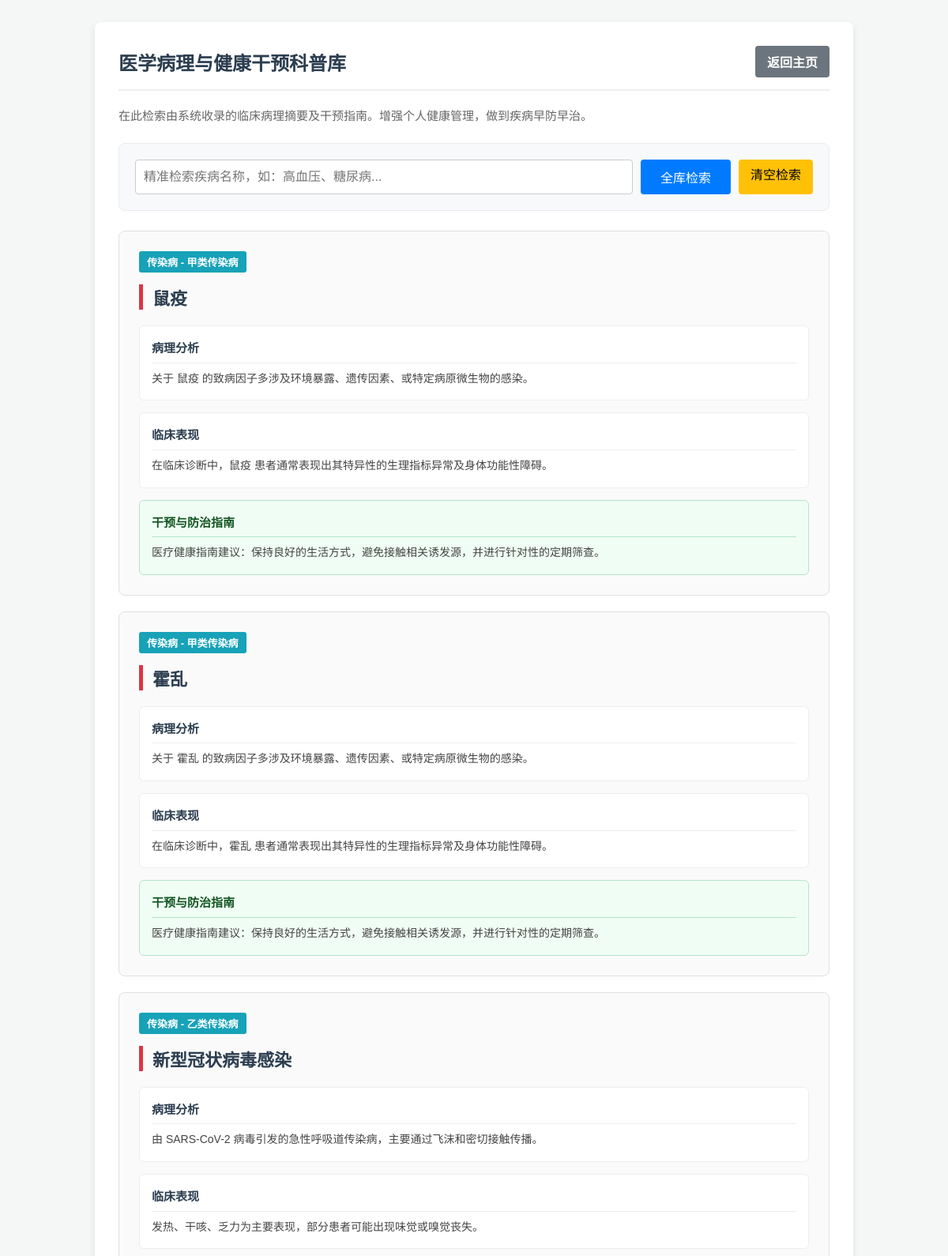
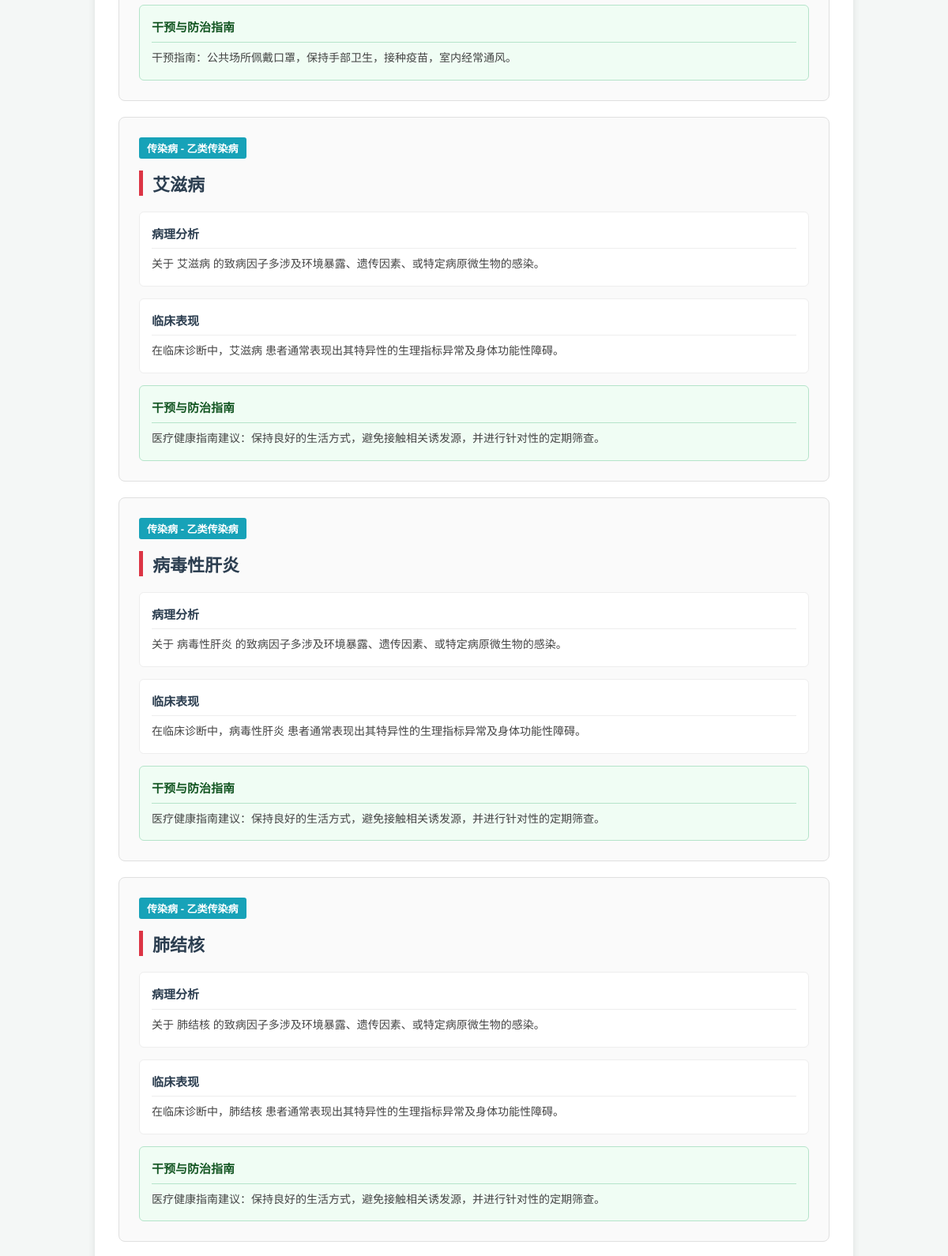
/disease_info (signed in, upper part), run on the app's committed database (2 pictures, top to bottom).
### models.py (models this page shows)
class DiseaseKnowledge(db.Model):
    id = db.Column(db.Integer, primary_key=True)
    category = db.Column(db.String(50), nullable=False)
    sub_category = db.Column(db.String(50), nullable=False)
    name = db.Column(db.String(100), nullable=False, unique=True)
    cause = db.Column(db.Text, nullable=True)
    symptoms = db.Column(db.Text, nullable=True)
    prevention = db.Column(db.Text, nullable=True)
    updated_at = db.Column(db.DateTime, default=datetime.utcnow, onupdate=datetime.utcnow)

### app.py (the view)
@app.route('/disease_info')
def disease_info():
    if 'user_id' not in session: return redirect(url_for('login'))
    user = db.session.get(User, session['user_id'])
    search_query = request.args.get('search', '')
    if search_query:
        diseases = db.session.query(DiseaseKnowledge).filter(DiseaseKnowledge.name.contains(search_query)).all()
    else:
        diseases = db.session.query(DiseaseKnowledge).all()
    return render_template('disease_info.html', user=user, diseases=diseases, search_query=search_query)

### app.py (called while the page is built, shortened)
@app.before_request
def enforce_readonly_lock():
    if request.method == 'POST' and 'user_id' in session:
        allowed_routes = ['logout', 'risk_assessment']
        if request.endpoint in allowed_routes:
            return None
        user = db.session.get(User, session['user_id'])
        if user and user.is_locked:
            flash('您的数据已被锁定，无法进行修改。')
            return redirect(request.referrer or url_for('user_dashboard'))

@app.context_processor
def inject_global_data():
    role = session.get('role')
    return dict()

### templates/disease_info.html (shortened to what this page needs)
<!DOCTYPE html>
<html lang="zh-CN">
<head>
</head>
<body>
<div class="container">
    <div class="header">
        <h2 style="margin: 0; color: #2c3e50;">医学病理与健康干预科普库</h2>
        <a href="/user_dashboard" class="btn-back">返回主页</a>
    </div>
    <p style="color: #666; font-size: 15px; margin-bottom: 25px;">
        在此检索由系统收录的临床病理摘要及干预指南。增强个人健康管理，做到疾病早防早治。
    </p>
    <form class="search-bar" method="GET" action="/disease_info">
        <input type="text" name="search" value="{{ search_query }}" placeholder="精准检索疾病名称，如：高血压、糖尿病...">
        <button type="submit">全库检索</button>
        <a href="/disease_info" style="padding: 10px 15px; background: #ffc107; color: black; border-radius: 4px; text-decoration: none; text-align:center; line-height: 20px;">清空检索</a>
    </form>
    {% if diseases %}
        <div class="list-layout">
            {% for d in diseases %}
            <div class="disease-card" id="{{ d.name }}">
                <div class="d-cat">{{ d.category }} - {{ d.sub_category }}</div>
                <h3 class="d-name">{{ d.name }}</h3>
                <div class="info-grid">
                    <div class="info-box">
                        <span class="info-title">病理分析</span>
                        {{ d.cause }}
                    </div>
                    <div class="info-box">
                        <span class="info-title">临床表现</span>
                        {{ d.symptoms }}
                    </div>
                    <div class="info-box" style="border-color: #b5e4ca; background: #f0fdf4;">
                        <span class="info-title" style="color: #155724; border-bottom-color: #b5e4ca;">干预与防治指南</span>
                        {{ d.prevention }}
                    </div>
                </div>
            </div>
            {% endfor %}
        </div>
    {% else %}
        <div style="text-align: center; padding: 50px; color: #999; border: 1px dashed #ccc; border-radius: 8px;">
            未检索到相关病理数据，您可以尝试更换医学名词。
        </div>
    {% endif %}
</div>
</body>
</html>

### templates/disease_info.html (style rules this page uses)
body { font-family: Arial, sans-serif; background-color: #f4f7f6; padding: 20px; display: flex; justify-content: center; }
.container { background: white; padding: 30px; border-radius: 8px; width: 900px; box-shadow: 0 4px 10px rgba(0,0,0,0.1); }
.header { display: flex; justify-content: space-between; align-items: center; border-bottom: 2px solid #eee; padding-bottom: 15px; margin-bottom: 20px; }
.btn-back { padding: 8px 15px; background-color: #6c757d; color: white; text-decoration: none; border-radius: 4px; font-weight: bold; }
.search-bar { background: #f8f9fa; padding: 20px; border-radius: 8px; margin-bottom: 25px; display: flex; gap: 10px; border: 1px solid #e9ecef; }
.search-bar input { flex-grow: 1; padding: 10px; border: 1px solid #ccc; border-radius: 4px; font-size: 16px; }
.search-bar button { padding: 10px 25px; background: #007bff; color: white; border: none; border-radius: 4px; cursor: pointer; font-size: 16px; }
.list-layout { display: flex; flex-direction: column; gap: 20px; }
.disease-card { border: 1px solid #e0e0e0; border-radius: 8px; padding: 25px; background: #fafafa; transition: box-shadow 0.2s; }
.d-cat { font-size: 13px; color: #fff; background: #17a2b8; padding: 4px 10px; border-radius: 3px; display: inline-block; margin-bottom: 15px; font-weight: bold; }
.d-name { margin: 0 0 20px 0; color: #2c3e50; font-size: 22px; border-left: 5px solid #dc3545; padding-left: 12px; }
.info-grid { display: grid; grid-template-columns: 1fr; gap: 15px; }
.info-box { font-size: 14px; line-height: 1.7; color: #444; background: white; padding: 15px; border-radius: 6px; border: 1px solid #eee; }
.info-title { font-weight: bold; color: #2c3e50; display: block; margin-bottom: 8px; font-size: 15px; border-bottom: 1px solid #eee; padding-bottom: 5px; }

### data on the page
DiseaseKnowledge: category "传染病", sub_category "甲类传染病", name "鼠疫", cause "关于 鼠疫 的致病因子多涉及环境暴露、遗传因素、或特定病原微生物的感染。", symptoms "在临床诊断中，鼠疫 患者通常表现出其特异性的生理指标异常及身体功能性障碍。", prevention "医疗健康指南建议：保持良好的生活方式，避免接触相关诱发源，并进行针对性的定期筛查。"
DiseaseKnowledge: category "传染病", sub_category "甲类传染病", name "霍乱", cause "关于 霍乱 的致病因子多涉及环境暴露、遗传因素、或特定病原微生物的感染。", symptoms "在临床诊断中，霍乱 患者通常表现出其特异性的生理指标异常及身体功能性障碍。", prevention "医疗健康指南建议：保持良好的生活方式，避免接触相关诱发源，并进行针对性的定期筛查。"
DiseaseKnowledge: category "传染病", sub_category "乙类传染病", name "新型冠状病毒感染", cause "由 SARS-CoV-2 病毒引发的急性呼吸道传染病，主要通过飞沫和密切接触传播。", symptoms "发热、干咳、乏力为主要表现，部分患者可能出现味觉或嗅觉丧失。", prevention "干预指南：公共场所佩戴口罩，保持手部卫生，接种疫苗，室内经常通风。"
DiseaseKnowledge: category "传染病", sub_category "乙类传染病", name "艾滋病", cause "关于 艾滋病 的致病因子多涉及环境暴露、遗传因素、或特定病原微生物的感染。", symptoms "在临床诊断中，艾滋病 患者通常表现出其特异性的生理指标异常及身体功能性障碍。", prevention "医疗健康指南建议：保持良好的生活方式，避免接触相关诱发源，并进行针对性的定期筛查。"
DiseaseKnowledge: category "传染病", sub_category "乙类传染病", name "病毒性肝炎", cause "关于 病毒性肝炎 的致病因子多涉及环境暴露、遗传因素、或特定病原微生物的感染。", symptoms "在临床诊断中，病毒性肝炎 患者通常表现出其特异性的生理指标异常及身体功能性障碍。", prevention "医疗健康指南建议：保持良好的生活方式，避免接触相关诱发源，并进行针对性的定期筛查。"
DiseaseKnowledge: category "传染病", sub_category "乙类传染病", name "肺结核", cause "关于 肺结核 的致病因子多涉及环境暴露、遗传因素、或特定病原微生物的感染。", symptoms "在临床诊断中，肺结核 患者通常表现出其特异性的生理指标异常及身体功能性障碍。", prevention "医疗健康指南建议：保持良好的生活方式，避免接触相关诱发源，并进行针对性的定期筛查。"
